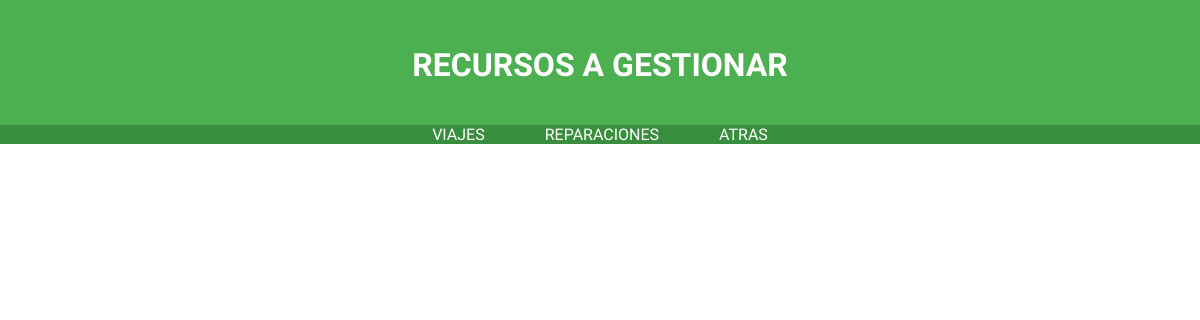
The app's page /Web/php/SUPERVISOR/registrar_datos_sup.php, older data.
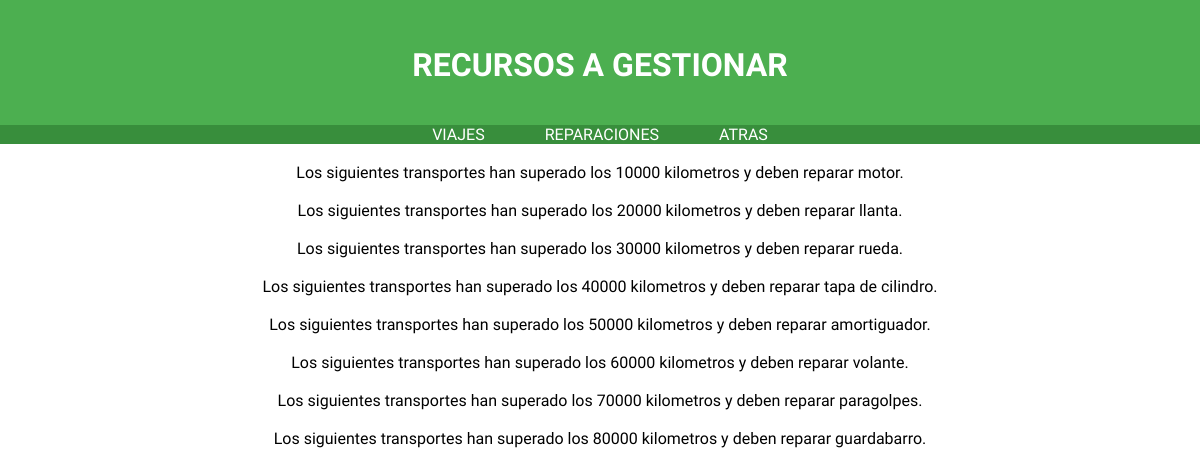
The same page, newer data.
### tables this page shows
create table if not exists alarmas
	(id_alarmas int primary key,
     id_repuesto int,
     constraint id_repuesto_fk foreign key (id_repuesto) references repuesto (id_repuesto)
     ON DELETE CASCADE
	 ON UPDATE CASCADE,    
	 kilometros double
     );

create table if not exists repuesto
	(id_repuesto int primary key,
     descripcion varchar(20),
     costo double
);

### Web/php/rutas.php (called while the page is built, shortened)
<?php
	$supervisor_home = "SUPERVISOR/supervisor_home.php";
		$viajes_datos = "viajes_datos.php";
		$reparacion_datos ="reparacion_datos.php";
?>

### Web/php/SUPERVISOR/registrar_datos_sup.php (the view, shortened to what this page needs)
<html>
	<head>
	<?php include ('../rutas.php'); ?>
	</head>
	<body>
		<div id='divHeader_supervisor'>
			<h1> RECURSOS A GESTIONAR</h1>
		</div>
			<nav id='divNav_supervisor'>
				<ul>
       			    <li> <a href="./<?php echo $viajes_datos ?>">VIAJES</a></li>
            		<li><a href="./<?php echo $reparacion_datos?>">REPARACIONES</a></li>
					<li> <a href="./<?php echo $supervisor_home?>">ATRAS</a></li>
				</ul>
			</nav>
		<div id="divContenedor">
			<?PHP
			$consulta_alarmas = mysql_query ("select R.descripcion des, A.kilometros km, A.id_alarmas id
												from alarmas A inner join
												repuesto R on A.id_repuesto = R.id_repuesto
											  ") or die ("no consulta alarmas");
			if($consulta_alarmas!=NULL){
					if(mysql_num_rows($consulta_alarmas)>0){
							while($row=mysql_fetch_array($consulta_alarmas)){
								echo "<br>";
								echo "Los siguientes transportes han superado los " .$row['km']. " kilometros y deben reparar " .$row['des']. ".";
								echo "<br>";
							}
					}else{
					}
			}
		?>
		</div>
		</body>
</html>

### Web/Css/login.css (style rules this page uses)
html { margin: 0; padding: 0; }
body { background-color: #FFF; margin: 0; font-family: 'Ubuntu',sans-serif; padding: 0; }
ul { float: left; list-style-type: none; padding: 0; margin: 0; position: relative; left: 50%; }
ul li { float: left; position: relative; right: 50%; }
li a { padding: 30px; }
#divHeader_supervisor { height: 100px; background-color: #4CAF50; text-align: center; padding-top: 25px; color: #FFF; }
#divNav_supervisor { text-align: left; background-color: #388E3C; color: #FFF; margin: 0 auto; overflow: hidden; }
#divContenedor { margin-left: 200px; margin-right: 200px; text-align: center; }
a { color: #FFF; }
a:link { text-decoration: none; }

Row changes from the older to the newer data that the page shows:
added alarmas: kilometros "10000", id_repuesto.descripcion "motor"
added alarmas: kilometros "20000", id_repuesto.descripcion "llanta"
added alarmas: kilometros "30000", id_repuesto.descripcion "rueda"
added alarmas: kilometros "40000", id_repuesto.descripcion "tapa de cilindro"
added alarmas: kilometros "50000", id_repuesto.descripcion "amortiguador"
added alarmas: kilometros "60000", id_repuesto.descripcion "volante"
added alarmas: kilometros "70000", id_repuesto.descripcion "paragolpes"
added alarmas: kilometros "80000", id_repuesto.descripcion "guardabarro"
